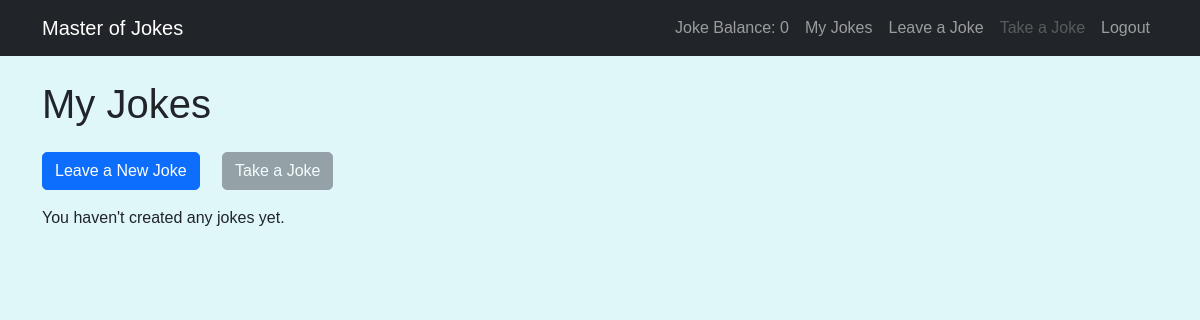
The app's page /my_jokes (signed in), older data.
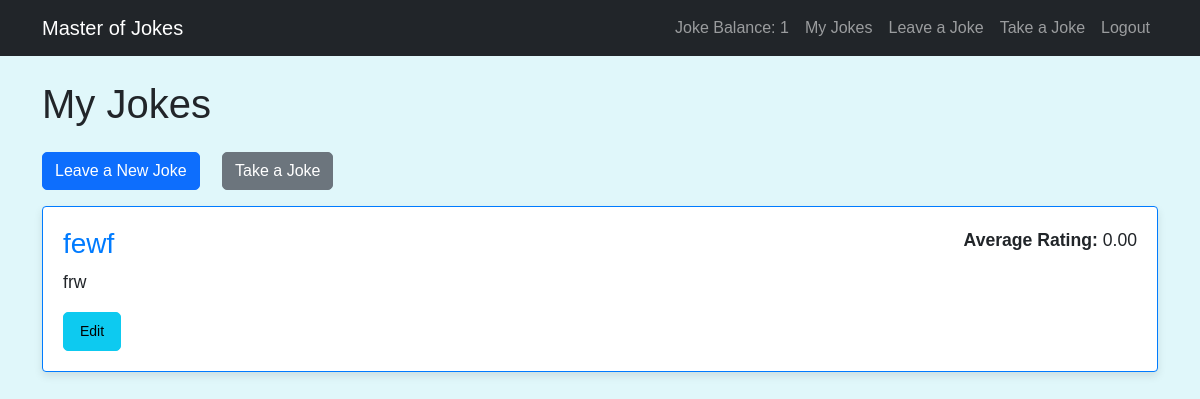
The same page, newer data.
### app/models.py (models this page shows, shortened)
class User(UserMixin, db.Model):
    id = db.Column(db.Integer, primary_key=True)
    email = db.Column(db.String(120), unique=True, nullable=False)
    nickname = db.Column(db.String(64), unique=True, nullable=False)
    password_hash = db.Column(db.String(128))
    joke_balance = db.Column(db.Integer, default=0)
    jokes = db.relationship('Joke', backref='author', lazy='dynamic')
    role = db.Column(db.String(10), default='User')

class Joke(db.Model):
    id = db.Column(db.Integer, primary_key=True)
    title = db.Column(db.String(100), nullable=False)
    body = db.Column(db.Text, nullable=False)
    created_at = db.Column(db.DateTime, default=datetime.utcnow)  # Add created_at field
    user_id = db.Column(db.Integer, db.ForeignKey('user.id'), nullable=False)
    ratings = db.relationship('Rating', backref='joke', lazy=True)
    def average_rating(self):
        ratings = [rating.value for rating in self.ratings]
        return sum(ratings) / len(ratings) if ratings else 0

### app/routes.py (the view)
@bp.route('/my_jokes')
@login_required
def my_jokes():
    jokes = current_user.jokes.all()  # Get all jokes submitted by the current user
    return render_template('my_jokes.html', title='My Jokes', jokes=jokes)

### app/templates/my_jokes.html
{% extends "base.html" %} {% block content %}
<h1 class="mb-4">My Jokes</h1>
<a href="{{ url_for('main.leave_joke') }}" class="btn btn-primary mb-3 me-2 ">Leave a New Joke</a>
<a href="{{ url_for('main.take_joke') }}" class="btn btn-secondary mb-3 {% if current_user.joke_balance == 0 %}disabled{% endif %}">
   Take a Joke
</a>
{% if jokes %}
<ul class="list-group joke-list">
    {% for joke in jokes %}
    <li class="list-group-item joke-item">
        <div class="joke-header">
            <h3>{{ joke.title }}</h3>
            <p><strong>Average Rating:</strong> {{ "%.2f"|format(joke.average_rating()) }}</p>
        </div>
        <p>{{ joke.body }}</p>
        <a href="{{ url_for('main.edit_joke', joke_id=joke.id) }}" class="btn btn-info btn-sm">Edit</a>
    </li>
    {% endfor %}
</ul>
{% else %}
<p>You haven't created any jokes yet.</p>
{% endif %} {% endblock %}

### app/templates/base.html (shortened to what this page needs)
<!DOCTYPE html>
<html lang="en">
<head>
    <link href="https://cdn.jsdelivr.net/npm/bootstrap@5.1.3/dist/css/bootstrap.min.css" rel="stylesheet">
    <link rel="stylesheet" href="{{ url_for('static', filename='css/style.css') }}">
</head>
<body>
    <nav class="navbar navbar-expand-md navbar-dark bg-dark fixed-top">
        <div class="container">
            <a class="navbar-brand" href="{{ url_for('main.index') }}">Master of Jokes</a>
            <div class="navbar-nav">
                {% if current_user.is_authenticated %}
                {% if current_user.role != 'Moderator' %}
                <span class="nav-item nav-link">Joke Balance: {{ current_user.joke_balance }}</span>
                <a class="nav-item nav-link" href="{{ url_for('main.my_jokes') }}">My Jokes</a>
                <a class="nav-item nav-link" href="{{ url_for('main.leave_joke') }}">Leave a Joke</a>
                <a class="nav-item nav-link {% if current_user.joke_balance == 0 %}disabled{% endif %}" href="{{ url_for('main.take_joke') }}">
                            Take a Joke
                        </a> {% endif %}
                <a class="nav-item nav-link" href="{{ url_for('main.logout') }}">Logout</a> {% else %}
                <a class="nav-item nav-link" href="{{ url_for('main.login') }}">Login</a> {% endif %}
            </div>
        </div>
    </nav>
    <main class="container">
         {% block content %}{% endblock %}
    </main>
</body>
</html>

Row changes from the older to the newer data that the page shows:
changed User: joke_balance "0" → "1"
added Joke: title "fewf", average_rating "0.00", body "frw"
Text that changed along with them:
text no longer shown: "You haven't created any jokes yet."
